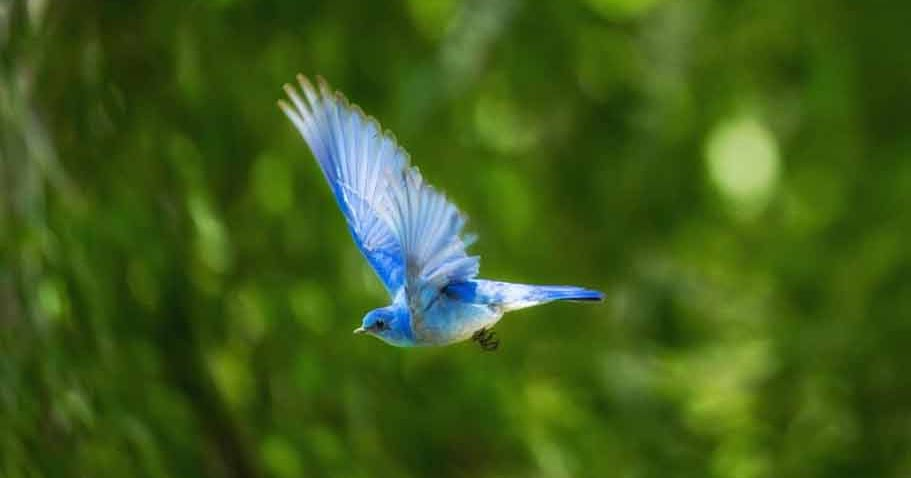
%> input picture burung 5.jpg, 911 x 478 px
$ octave Segmentasi.m   (GNU Octave 9; MATLAB toolbox functions it lacks are replaced by stand-ins)
%> lines starting %> are read from the running program, lines starting %| are printed output that depends on the picture; in (x1, y1, x2, y2) boxes, pixels count from 0 and x2, y2 are one past the last pixel; in counts of white or black regions, pixels touching at a corner belong together; the program's own positions count from 1
clc; clear; close all; warning off all;

% Membaca citra asli
RGB = imread('burung 5.jpg');
%> RGB is the input picture: size 478x911x3 uint8; mean R, G, B 63.5, 92.5, 26.4
figure, imshow(RGB);

% Melakukan transformasi ruang warna citra yang semula RGB menjadi HSV
HSV = rgb2hsv(RGB);
%> HSV: size 478x911x3 double; mean H, S, V 0.253, 0.815, 0.372
%figure, imshow(HSV);

% Melakukan segmentasi terhadap warna biru (nilai Hue 100-250)
H = HSV(:,:,1);
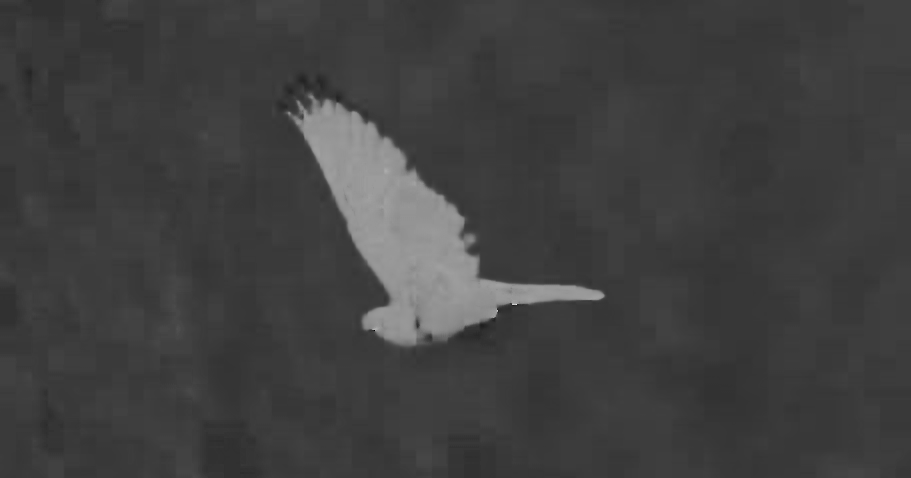
%> H: size 478x911 double; min 0, max 0.917, mean 0.253
range = [100 250]/360;
mask = (H>range(1)) & (H<range(2));
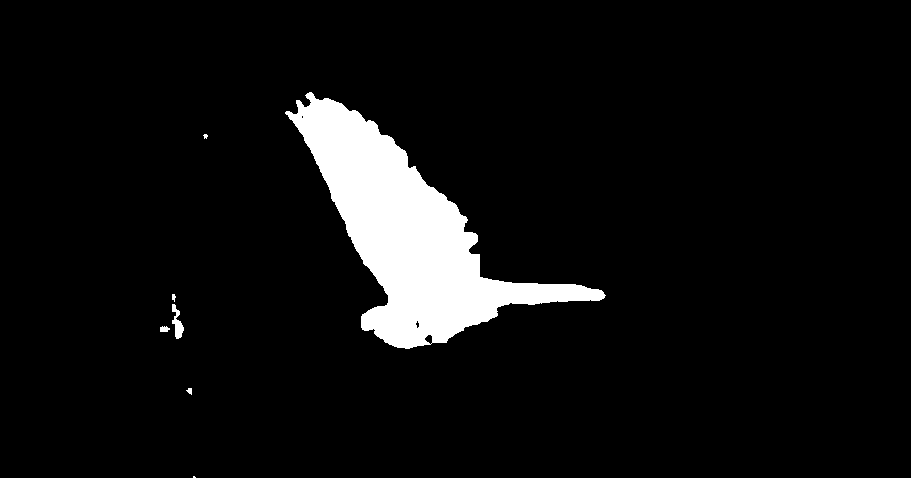
%> mask: size 478x911 logical; 6.3% white; 7 white regions (2 under 20 px), largest, box (x1, y1, x2, y2) and area: (285, 92, 606, 349) 27146, (172, 304, 184, 339) 212, (160, 326, 170, 332) 47, (186, 388, 192, 395) 27, (172, 294, 176, 302) 22
%figure, imshow(mask)

% Mengubah warna background menjadi grayscale
H = HSV(:,:,1);
S = HSV(:,:,2);
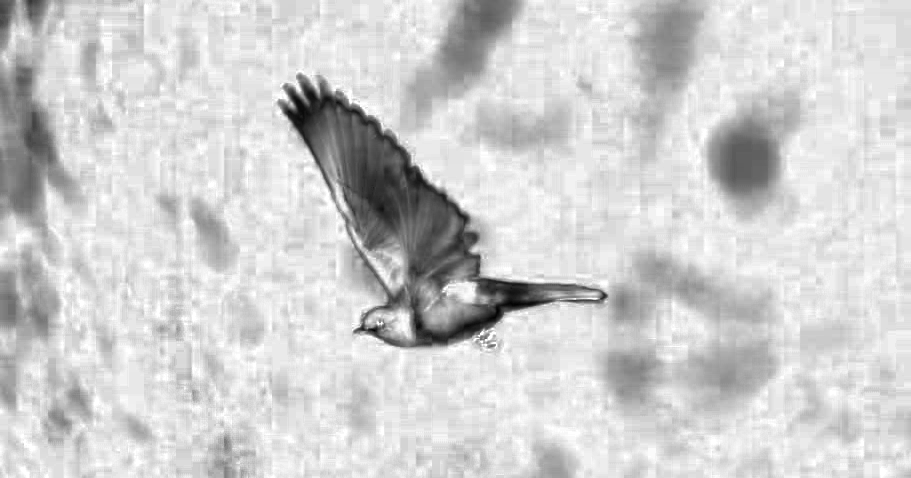
%> S: size 478x911 double; min 0, max 1, mean 0.815
V = HSV(:,:,3);
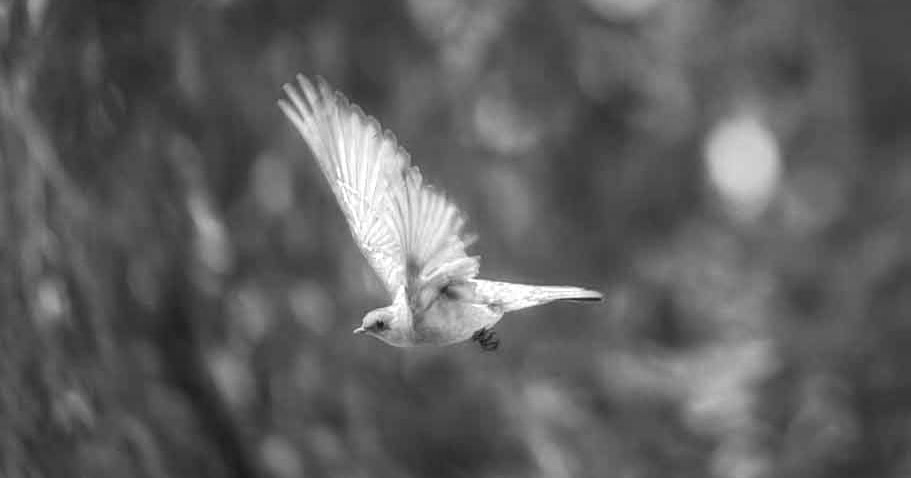
%> V: size 478x911 double; min 0.0902, max 1, mean 0.372

S = S.*mask;
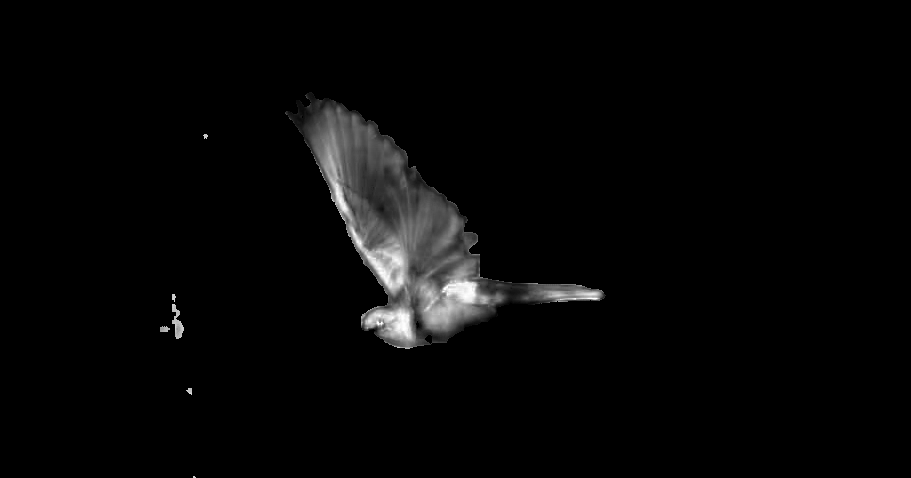
%> S: size 478x911 double; min 0, max 1, mean 0.0258
HSV1 = cat(3,H,S,V);
%> HSV1: size 478x911x3 double; mean H, S, V 0.253, 0.0258, 0.372

RGB1 = hsv2rgb(HSV1);
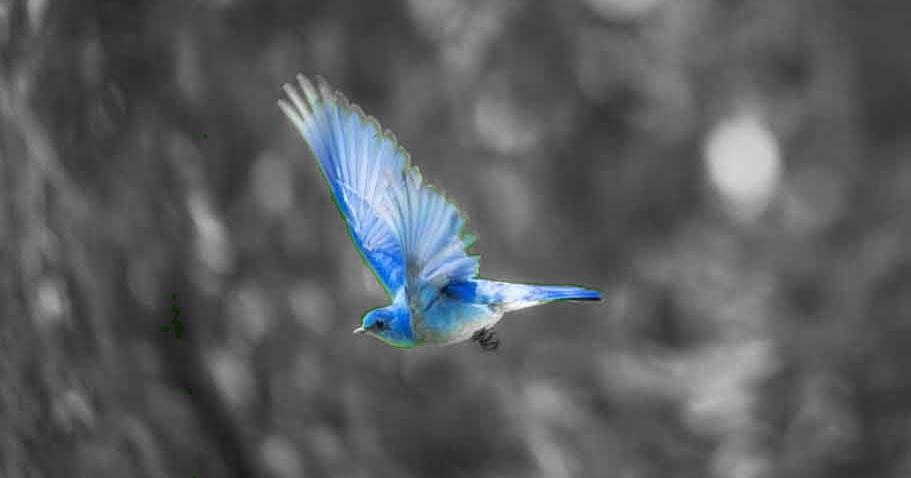
%> RGB1: size 478x911x3 double; mean R, G, B 0.353, 0.363, 0.371
figure, imshow(RGB1);

$ run again, with burung 1.jpg copied over burung 5.jpg
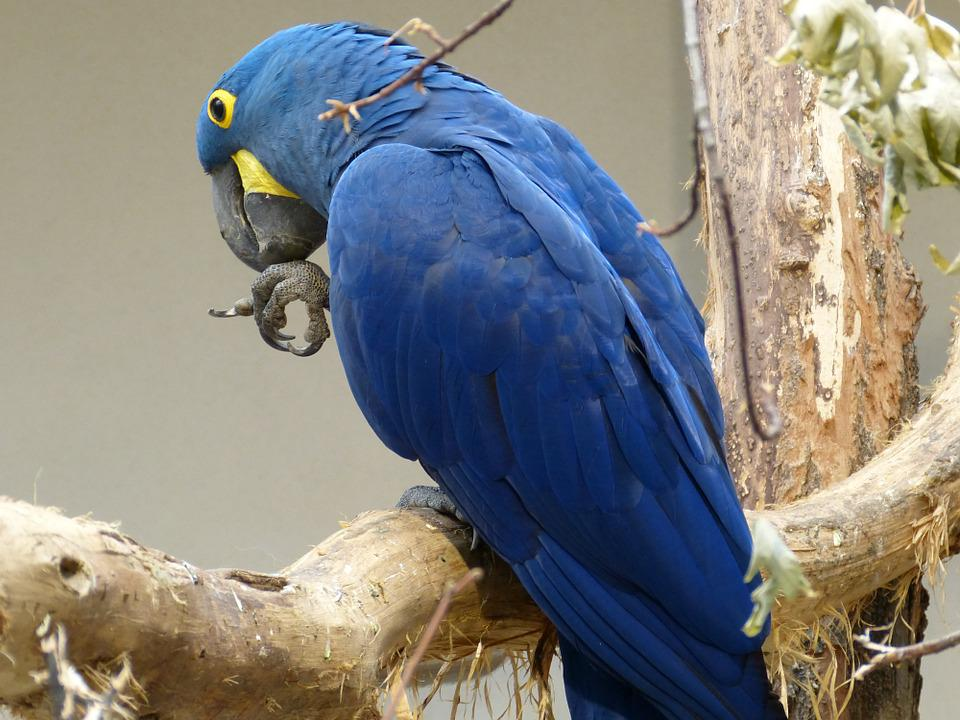
%> input picture burung 1.jpg, 960 x 720 px
%> RGB is the input picture: size 720x960x3 uint8; mean R, G, B 132.5, 131.6, 127.8
%> HSV: size 720x960x3 double; mean H, S, V 0.267, 0.377, 0.608
%> `mask = (H>range(1)) & (H<range(2));`:
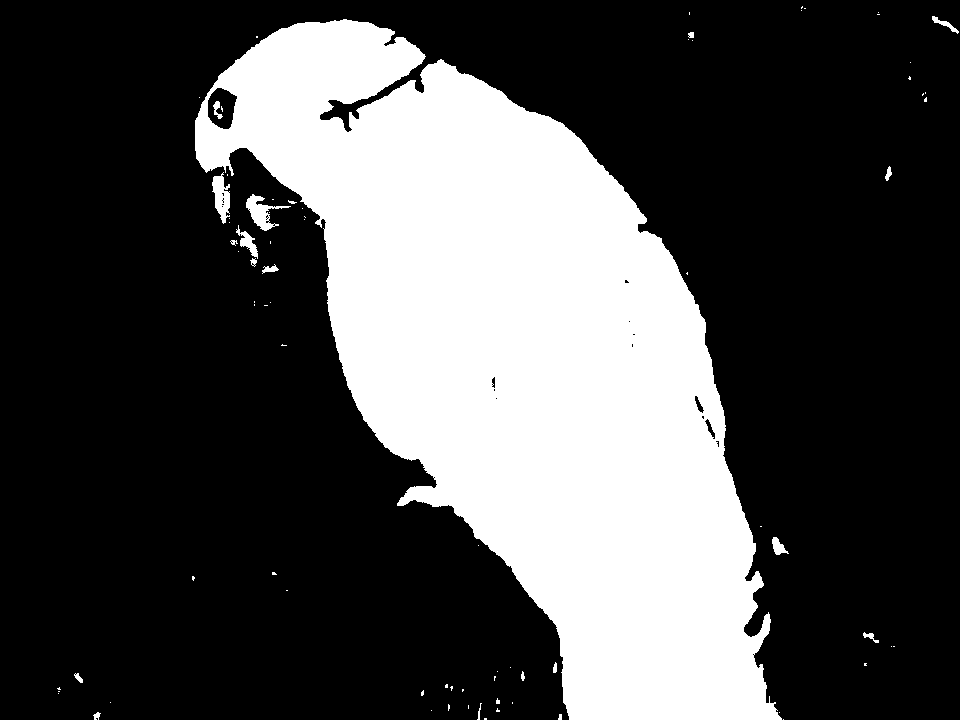
%> mask: size 720x960 logical; 29.9% white; 80 white regions (61 under 20 px), largest, box (x1, y1, x2, y2) and area: (195, 19, 782, 720) 204324, (246, 194, 291, 231) 597, (212, 172, 230, 224) 554
%> HSV1: size 720x960x3 double; mean H, S, V 0.267, 0.199, 0.608
%> `RGB1 = hsv2rgb(HSV1);`:
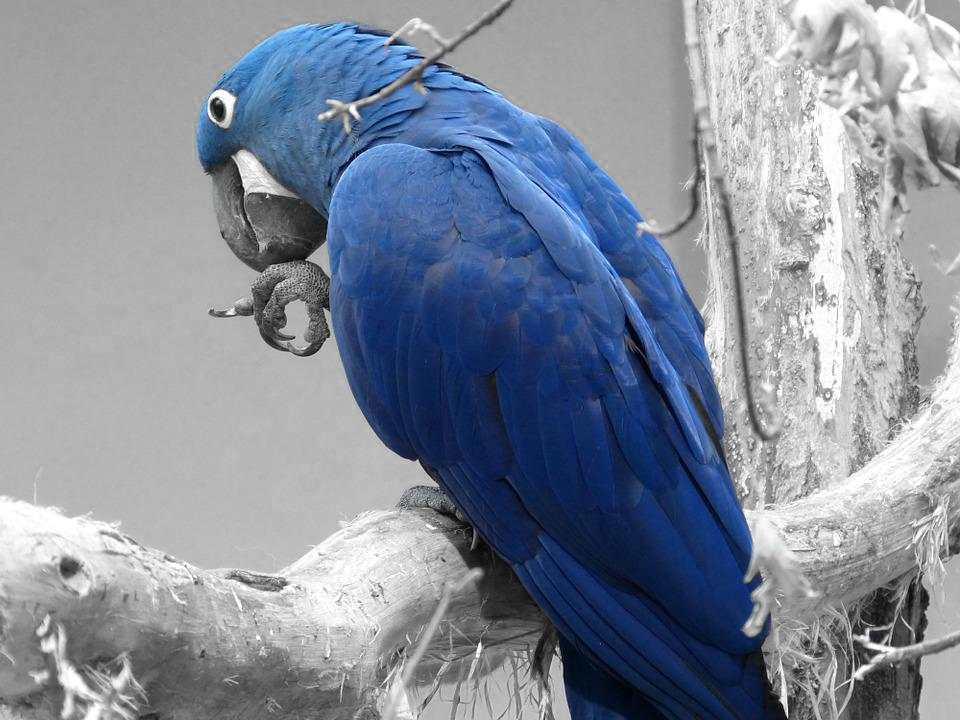
%> RGB1: size 720x960x3 double; mean R, G, B 0.52, 0.552, 0.608

$ run again, with burung 2.jpg copied over burung 5.jpg
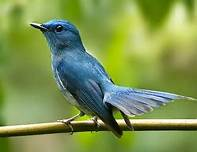
%> input picture burung 2.jpg, 197 x 152 px
%> RGB is the input picture: size 152x197x3 uint8; mean R, G, B 125.4, 147.7, 81.3
%> HSV: size 152x197x3 double; mean H, S, V 0.264, 0.547, 0.595
%> `mask = (H>range(1)) & (H<range(2));`:
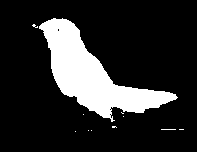
%> mask: size 152x197 logical; 17.4% white; 11 white regions (10 under 20 px), largest, box (x1, y1, x2, y2) and area: (39, 18, 178, 122) 5167
%> HSV1: size 152x197x3 double; mean H, S, V 0.264, 0.077, 0.595
%> `RGB1 = hsv2rgb(HSV1);`:
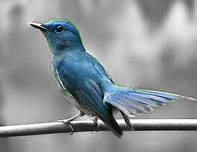
%> RGB1: size 152x197x3 double; mean R, G, B 0.558, 0.581, 0.593

$ run again, with burung 3.jpg copied over burung 5.jpg
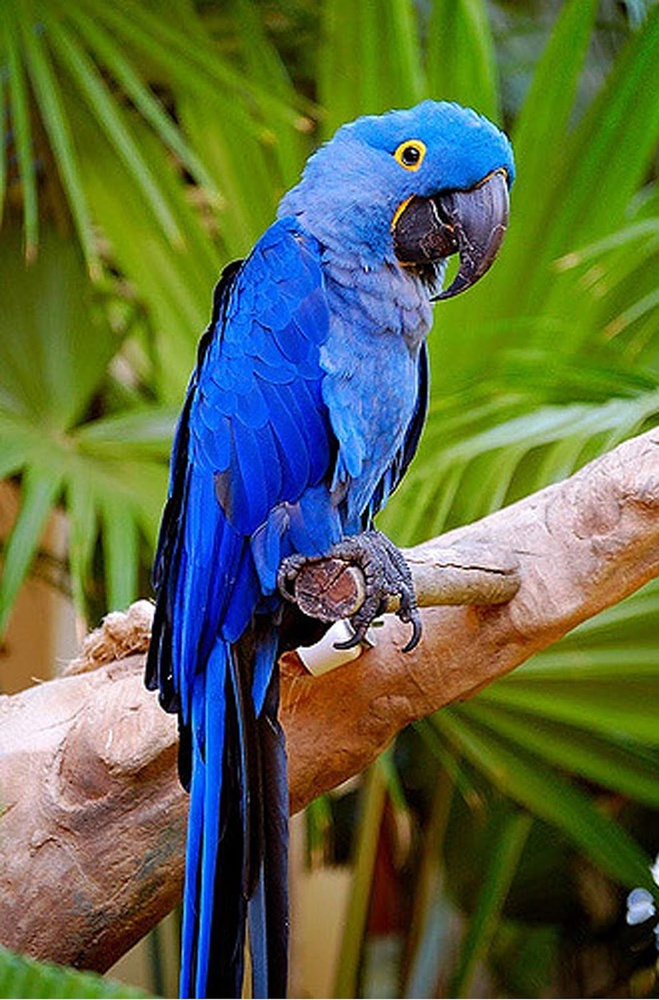
%> input picture burung 3.jpg, 659 x 1000 px, shrunk from 1055 x 1600 before the run
%> RGB is the input picture: size 1000x659x3 uint8; mean R, G, B 92.4, 105.1, 70.9
%> HSV: size 1000x659x3 double; mean H, S, V 0.308, 0.718, 0.521
%> `mask = (H>range(1)) & (H<range(2));`:
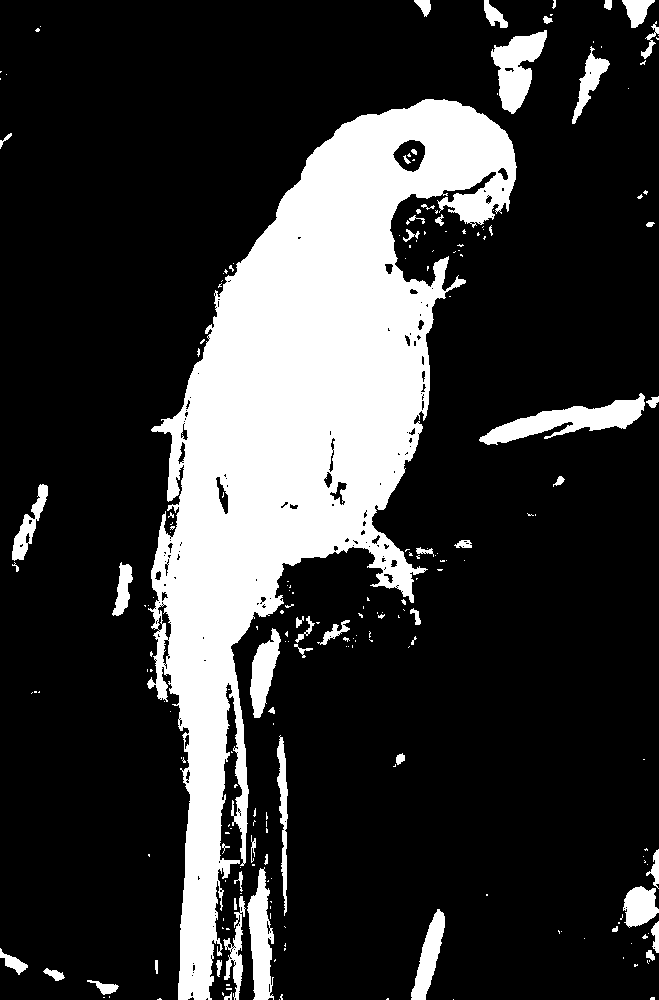
%> mask: size 1000x659 logical; 21.3% white; 224 white regions (167 under 20 px), largest, box (x1, y1, x2, y2) and area: (147, 99, 517, 1000) 118773, (479, 393, 645, 445) 3322, (491, 30, 547, 114) 2441
%> HSV1: size 1000x659x3 double; mean H, S, V 0.308, 0.15, 0.521
%> `RGB1 = hsv2rgb(HSV1);`:
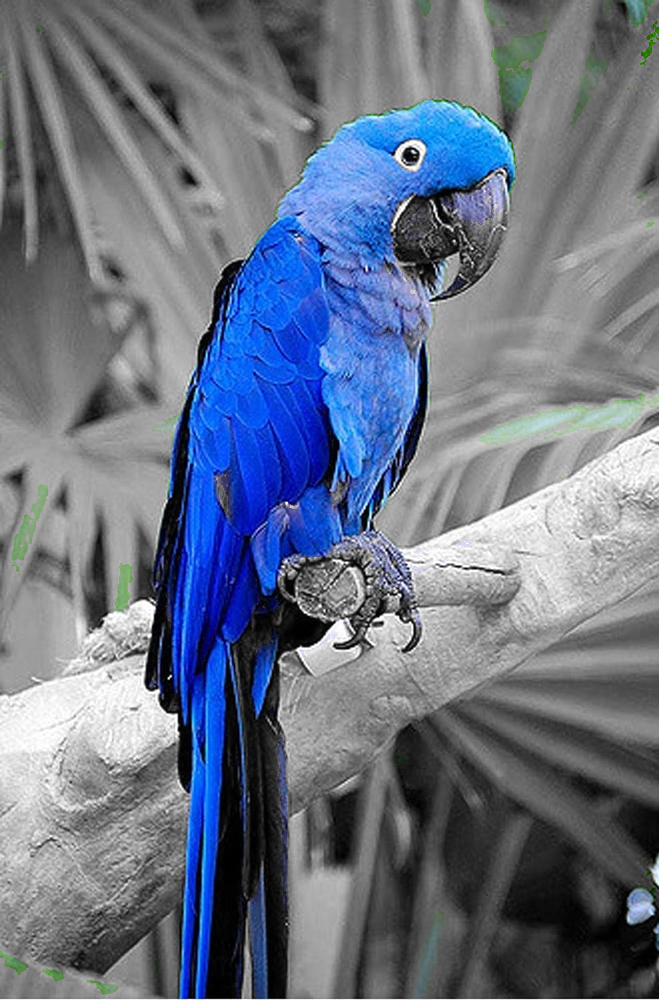
%> RGB1: size 1000x659x3 double; mean R, G, B 0.414, 0.45, 0.519
